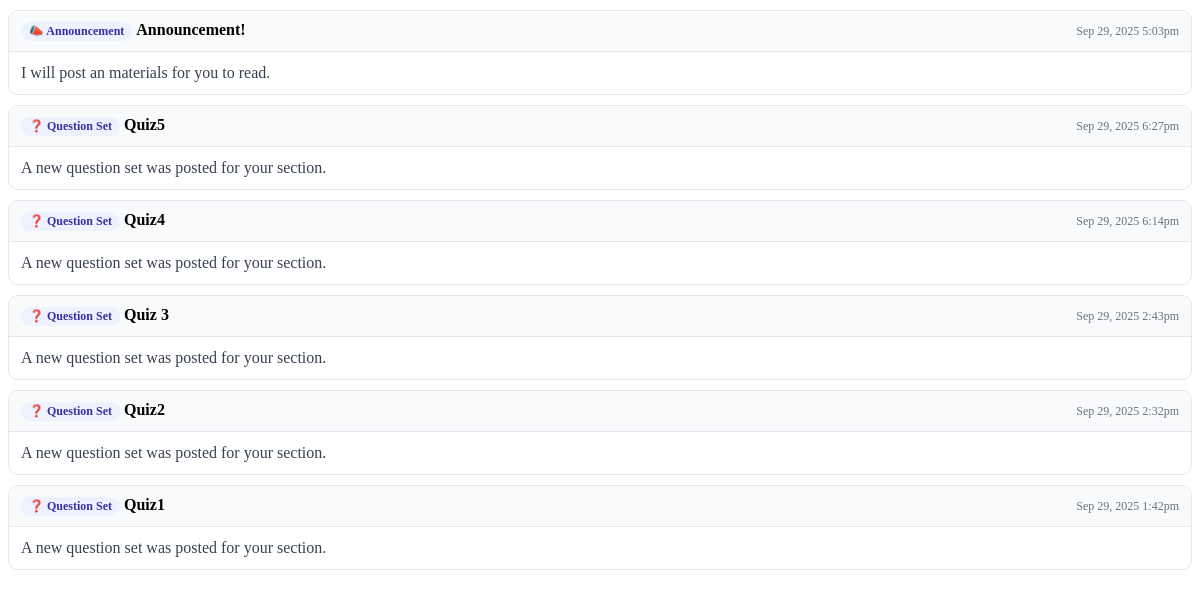
/Student/notifications_feed.php (signed in), run on an earlier commit of the app's database.
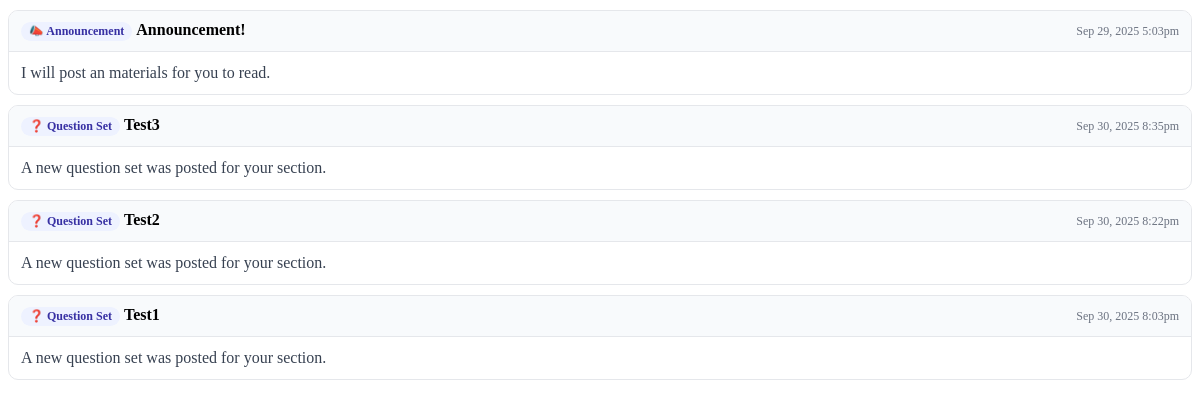
And on a later commit of the database.
### tables this page shows
CREATE TABLE `announcements` (
  `id` int(11) NOT NULL,
  `teacher_id` int(11) NOT NULL,
  `section_id` int(11) DEFAULT NULL,
  `title` varchar(255) NOT NULL,
  `content` text DEFAULT NULL,
  `created_at` timestamp NOT NULL DEFAULT current_timestamp()
);

CREATE TABLE `question_sets` (
  `id` int(11) NOT NULL,
  `teacher_id` int(11) NOT NULL,
  `section_id` int(11) NOT NULL,
  `set_title` varchar(255) NOT NULL,
  `description` text DEFAULT NULL,
  `created_at` timestamp NOT NULL DEFAULT current_timestamp(),
  `updated_at` timestamp NOT NULL DEFAULT current_timestamp() ON UPDATE current_timestamp(),
  `timer_minutes` int(11) DEFAULT 0,
  `open_at` datetime DEFAULT NULL,
  `difficulty` varchar(16) DEFAULT NULL
);

### Student/Includes/student_init.php (called while the page is built, shortened)
<?php
function h($v) {
    return htmlspecialchars((string)$v, ENT_QUOTES, 'UTF-8');
}
?>

### Student/notifications_feed.php (the view, shortened to what this page needs)
<?php
require_once __DIR__ . '/includes/student_init.php';
$studentId = (int)($_SESSION['student_id'] ?? 0);
$sectionId = (int)($_SESSION['section_id'] ?? ($_SESSION['student_section_id'] ?? 0));
$ann = [];
try {
    $cols = [];
    if ($rc = $conn->query("SHOW COLUMNS FROM announcements")) {
        while ($r = $rc->fetch_assoc()) { $cols[strtolower($r['Field'])] = true; }
    }
    $hasSection = isset($cols['section_id']);
    $hasMessage = isset($cols['message']);
    $hasContent = isset($cols['content']);
    $bodyExpr = $hasMessage && $hasContent ? 'COALESCE(message, content)' : ($hasMessage ? 'message' : ($hasContent ? 'content' : "''"));
    if ($hasSection && $sectionId > 0) {
        $sql = "SELECT a.id, a.title, $bodyExpr AS message, a.created_at
                FROM announcements a
                LEFT JOIN viewed_notifications vn ON vn.student_id = ? AND vn.notification_type = 'announcement' AND vn.notification_id = a.id
                WHERE (a.section_id IS NULL OR a.section_id = ?) AND vn.id IS NULL
                ORDER BY a.created_at DESC LIMIT 20";
        $st = $conn->prepare($sql);
        if ($st) { $st->bind_param('ii', $studentId, $sectionId); $st->execute(); $ann = $st->get_result()->fetch_all(MYSQLI_ASSOC); }
    }
} catch (Throwable $e) {}
$sets = [];
try {
    if ($sectionId > 0) {
        $st = $conn->prepare("
            SELECT qs.id, qs.set_title, qs.created_at
            FROM question_sets qs
            LEFT JOIN viewed_notifications vn ON vn.student_id = ? AND vn.notification_type = 'question_set' AND vn.notification_id = qs.id
            WHERE qs.section_id = ? AND vn.id IS NULL
            ORDER BY qs.created_at DESC LIMIT 20
        ");
        if ($st) { $st->bind_param('ii', $studentId, $sectionId); $st->execute(); $sets = $st->get_result()->fetch_all(MYSQLI_ASSOC); }
    }
} catch (Throwable $e) {}
?>
<?php foreach ($ann as $a): ?>
    <a class="nf-item" href="student_announcements.php" style="text-decoration:none;color:inherit;display:block"
       onclick="markNotificationViewedAndRedirect('announcement', <?php echo $a['id']; ?>, 'student_announcements.php'); return false;">
        <div class="nf-head">
            <div><span class="pill">📣 Announcement</span> <strong><?php echo h($a['title']); ?></strong></div>
            <div class="muted"><?php echo h(date('M j, Y g:ia', strtotime($a['created_at']))); ?></div>
        </div>
        <div class="nf-body"><?php echo nl2br(h($a['message'])); ?></div>
    </a>
<?php endforeach; ?>
<?php foreach ($sets as $s): ?>
    <a class="nf-item" href="clean_question_viewer.php" style="text-decoration:none;color:inherit;display:block"
       onclick="markNotificationViewedAndRedirect('question_set', <?php echo $s['id']; ?>, 'test_redirect.php'); return false;">
        <div class="nf-head">
            <div><span class="pill">❓ Question Set</span> <strong><?php echo h($s['set_title']); ?></strong></div>
            <div class="muted"><?php echo h(date('M j, Y g:ia', strtotime($s['created_at']))); ?></div>
        </div>
        <div class="nf-body">A new question set was posted for your section.</div>
    </a>
<?php endforeach; ?>

What changed in the data, as far as the page shows it:
removed question_sets: set_title "Quiz5", created_at "Sep 29, 2025 6:27pm"
removed question_sets: set_title "Quiz4", created_at "Sep 29, 2025 6:14pm"
removed question_sets: set_title "Quiz 3", created_at "Sep 29, 2025 2:43pm"
removed question_sets: set_title "Quiz2", created_at "Sep 29, 2025 2:32pm"
removed question_sets: set_title "Quiz1", created_at "Sep 29, 2025 1:42pm"
added question_sets: set_title "Test3", created_at "Sep 30, 2025 8:35pm"
added question_sets: set_title "Test2", created_at "Sep 30, 2025 8:22pm"
added question_sets: set_title "Test1", created_at "Sep 30, 2025 8:03pm"
